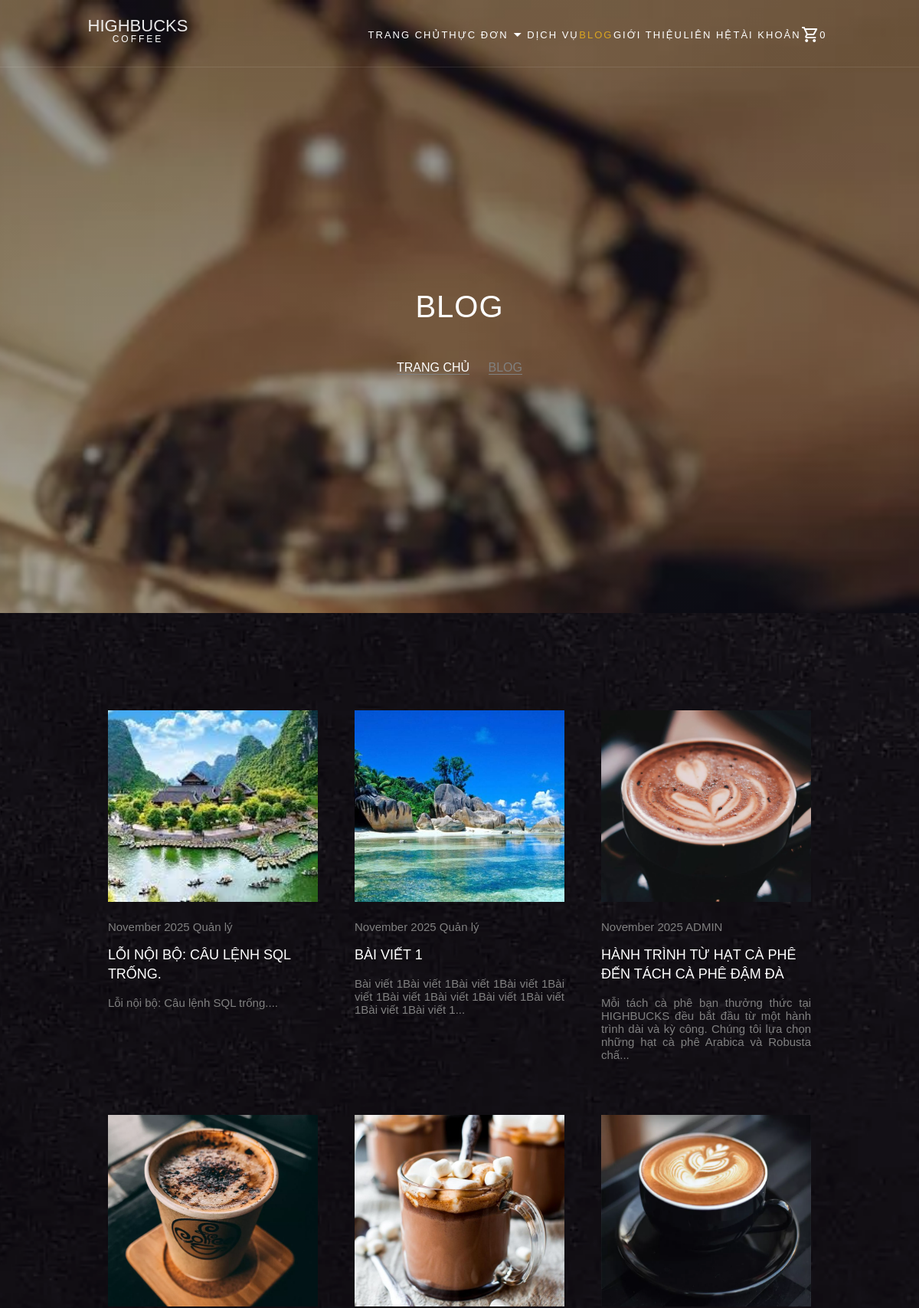
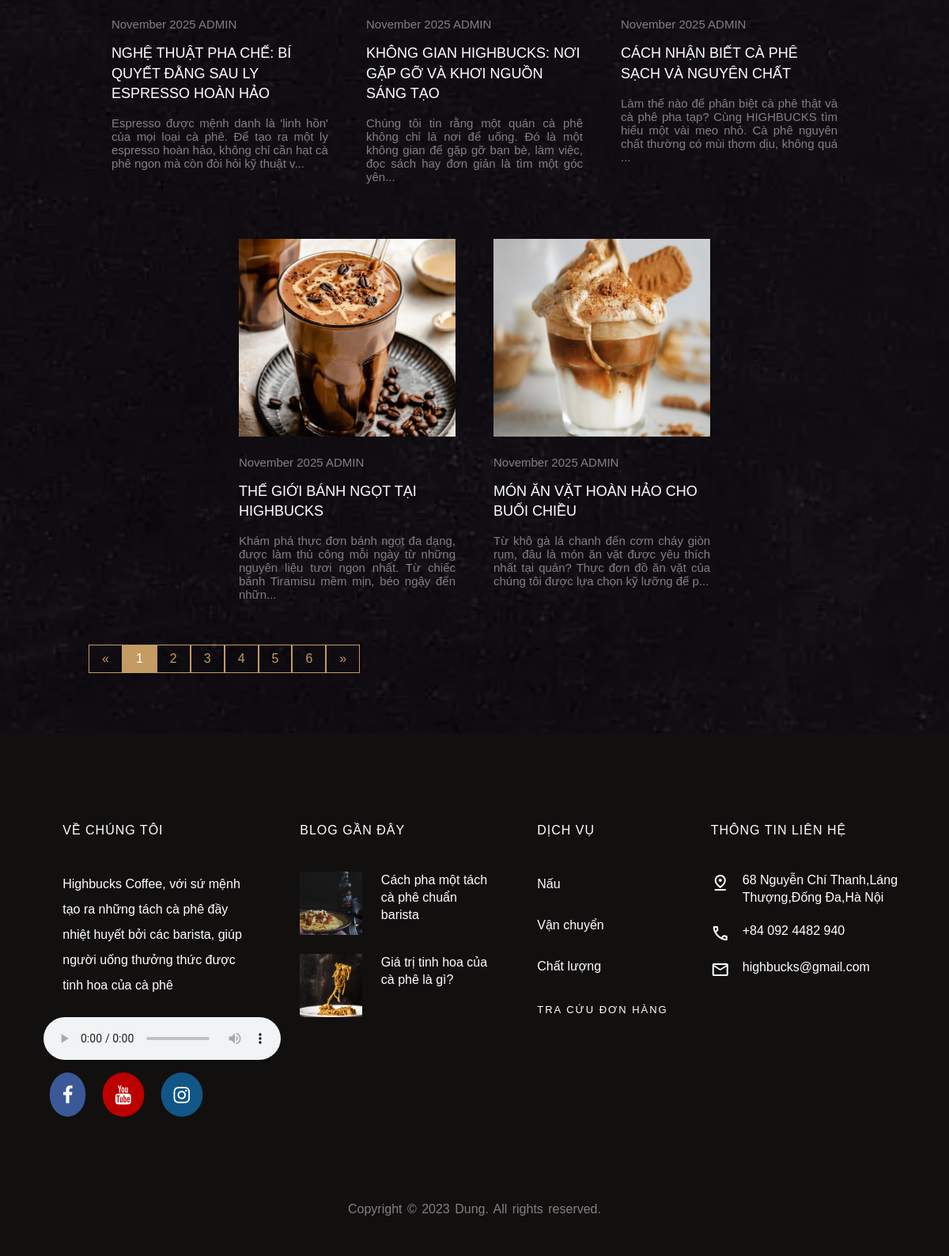
Screenshot of /Page/blog.php with the database file from the repository (2 pictures, top to bottom).
### tables this page shows
CREATE TABLE IF NOT EXISTS `blog_posts` (
  `id` int NOT NULL AUTO_INCREMENT,
  `title` varchar(255) NOT NULL,
  `content` text NOT NULL,
  `image_url` varchar(255) DEFAULT NULL,
  `author` varchar(100) NOT NULL DEFAULT 'ADMIN',
  `created_at` datetime DEFAULT CURRENT_TIMESTAMP,
  PRIMARY KEY (`id`)
);

### Page/blog.php (the view, shortened to what this page needs)
<!DOCTYPE html>
<html lang="en">
<head>
  <link rel="stylesheet" href="https://cdnjs.cloudflare.com/ajax/libs/font-awesome/4.7.0/css/font-awesome.min.css">
  <link rel="stylesheet" href="../Css/blog.css">
</head>
<body>
  <?php include '../PHP/Menu.php' ?>
  <div class="banner">
    <h1>BLOG</h1>
    <p>
      <a href="index.php">Trang chủ</a>
      <a href="blog.php" style="color: gray;">BLOG</a>
    </p>
  </div>
  <div class="blog">
    <?php
    include_once '../PHP/Connect.php';
    $sql = "SELECT id, title, image_url, author, created_at, SUBSTRING(content, 1, 150) as content_preview FROM blog_posts ORDER BY created_at DESC";
    $result = mysqli_query($conn, $sql);
    $post_count = 0;
    if (mysqli_num_rows($result) > 0) {
        echo '<div class="blogbox">';
        while ($post = mysqli_fetch_assoc($result)) {
            echo '<div class="col">';
            echo '<a href="blog_detail.php?id=' . $post['id'] . '" class="blog-link">';
            echo '<div class="imgbox">';
            echo '<div class="img" style="background-image: url(../Pic/' . htmlspecialchars($post['image_url']) . ');"></div>';
            echo '</div>';
            echo '<div class="text">';
            echo '<p>' . date('F Y', strtotime($post['created_at'])) . ' ' . htmlspecialchars($post['author']) . '</p>';
            echo '<h3>' . htmlspecialchars($post['title']) . '</h3>';
            echo '<p>' . htmlspecialchars($post['content_preview']) . '...</p>';
            echo '</div>';
            echo '</a>';
            echo '</div>';
            $post_count++;
            if ($post_count % 3 == 0) {
                echo '</div><div class="blogbox">';
            }
        }
        echo '</div>';
    } else {
        echo '<p style="text-align: center; width: 100%; color: #ccc;">Chưa có bài viết nào.</p>';
    }
    ?>
    <div class="pagination">
      <a href="#">&laquo;</a>
      <a href="#" class="active">1</a>
      <a href="#">2</a>
      <a href="#">3</a>
      <a href="#">4</a>
      <a href="#">5</a>
      <a href="#">6</a>
      <a href="#">&raquo;</a>
    </div>
  </div>
  <?php include_once("../PHP/Footer.php") ?>
</body>
</html>

### Css/blog.css (style rules this page uses)
* { padding: 0; margin: 0; box-sizing: border-box; }
html,body { height: 100%; position: relative; scroll-behavior: smooth; font-family: Verdana, sans-serif; background-image: url(../Pic/bg_4.jpg); background-position: center; background-repeat: no-repeat; background-size: cover; background-attachment: fixed; color: gray; font-weight: 300; }
.banner { text-transform: uppercase; height: 100%; width: 100%; background-image: linear-gradient(rgba(0, 0, 0, 0.35), rgba(0, 0, 0, 0.35)),url(../Pic/bg_3.jpg); background-size: cover; background-position: center center; background-repeat: no-repeat; background-attachment: fixed; }
.banner h1 { text-transform: uppercase; font-size: 40px; color: #fff; line-height: 1.5; font-weight: normal; letter-spacing: 1px; position: absolute; top: 50%; left: 50%; transform: translate(-50%, -50%); }
.banner p { text-align: center; position: absolute; top: 60%; left: 50%; transform: translate(-50%, -50%); }
.banner a { text-decoration: none; border-bottom: 1px solid gray; margin: 0 10px; color: white; font-size: 16px; }
.blog { padding: 112px 112px; position: relative; display: block; }
.blogbox { margin-bottom: 24px; display: flex; justify-content: center; align-content: center; }
.blogbox .col { max-width: 33%; position: relative; width: auto; padding: 15px 24px; overflow: hidden; justify-content: stretch; }
.blogbox .col .imgbox { height: 250px; width: auto; overflow: hidden; }
.blogbox .col .imgbox .img { height: 250px; display: block; background-position: center center; background-repeat: no-repeat; background-size: cover; transition: 0.3s; }
.blogbox .col .text { text-align: start; padding-top: 24px; }
.blogbox .col .text h3 { font-size: 18px; text-transform: uppercase; line-height: 1.4; color: #fff; font-weight: 400; margin-top: 0; margin-bottom: 16px; cursor: pointer; transition: 0.3s; }
.blogbox .col .text p { font-size: 15px; margin-top: 0; margin-bottom: 16px; text-align: justify; }
.pagination { display: block; margin-left: auto; margin-right: auto; }
.pagination a { color: #c49b63; float: left; padding: 8px 16px; text-decoration: none; transition: background-color .3s; border: 1px solid #c49b63; }
.pagination a.active { background-color: #c49b63; color: white; }
.blog-link { text-decoration: none; color: inherit; display: block; transition: all 0.3s ease; }

### rows the page displays
blog_posts: image_url (picture), created_at "November 2025", author "Quản lý", title "LỖI NỘI BỘ: CÂU LỆNH SQL TRỐNG.", content_preview "Lỗi nội bộ: Câu lệnh SQL trống."
blog_posts: image_url (picture), created_at "November 2025", author "Quản lý", title "BÀI VIẾT 1", content_preview "Bài viết 1Bài viết 1Bài viết 1Bài viết 1Bài viết 1Bài viết 1Bài viết 1Bài viết 1Bài viết 1Bài viết 1Bài viết 1"
blog_posts: image_url (picture), created_at "November 2025", author "ADMIN", title "HÀNH TRÌNH TỪ HẠT CÀ PHÊ ĐẾN TÁCH CÀ PHÊ ĐẬM ĐÀ", content_preview "Mỗi tách cà phê bạn thưởng thức tại HIGHBUCKS đều bắt đầu từ một hành trình dài và kỳ công. Chúng tôi lựa chọn những hạt cà phê Arabica và Robusta chấ"
blog_posts: image_url (picture), created_at "November 2025", author "ADMIN", title "NGHỆ THUẬT PHA CHẾ: BÍ QUYẾT ĐẰNG SAU LY ESPRESSO HOÀN HẢO", content_preview "Espresso được mệnh danh là 'linh hồn' của mọi loại cà phê. Để tạo ra một ly espresso hoàn hảo, không chỉ cần hạt cà phê ngon mà còn đòi hỏi kỹ thuật v"
blog_posts: image_url (picture), created_at "November 2025", author "ADMIN", title "KHÔNG GIAN HIGHBUCKS: NƠI GẶP GỠ VÀ KHƠI NGUỒN SÁNG TẠO", content_preview "Chúng tôi tin rằng một quán cà phê không chỉ là nơi để uống. Đó là một không gian để gặp gỡ bạn bè, làm việc, đọc sách hay đơn giản là tìm một góc yên"
blog_posts: image_url (picture), created_at "November 2025", author "ADMIN", title "CÁCH NHẬN BIẾT CÀ PHÊ SẠCH VÀ NGUYÊN CHẤT", content_preview "Làm thế nào để phân biệt cà phê thật và cà phê pha tạp? Cùng HIGHBUCKS tìm hiểu một vài mẹo nhỏ. Cà phê nguyên chất thường có mùi thơm dịu, không quá"
blog_posts: image_url (picture), created_at "November 2025", author "ADMIN", title "THẾ GIỚI BÁNH NGỌT TẠI HIGHBUCKS", content_preview "Khám phá thực đơn bánh ngọt đa dạng, được làm thủ công mỗi ngày từ những nguyên liệu tươi ngon nhất. Từ chiếc bánh Tiramisu mềm mịn, béo ngậy đến nhữn"
blog_posts: image_url (picture), created_at "November 2025", author "ADMIN", title "MÓN ĂN VẶT HOÀN HẢO CHO BUỔI CHIỀU", content_preview "Từ khô gà lá chanh đến cơm cháy giòn rụm, đâu là món ăn vặt được yêu thích nhất tại quán? Thực đơn đồ ăn vặt của chúng tôi được lựa chọn kỹ lưỡng để p"

### other values shown
$cart_item_count "0"
